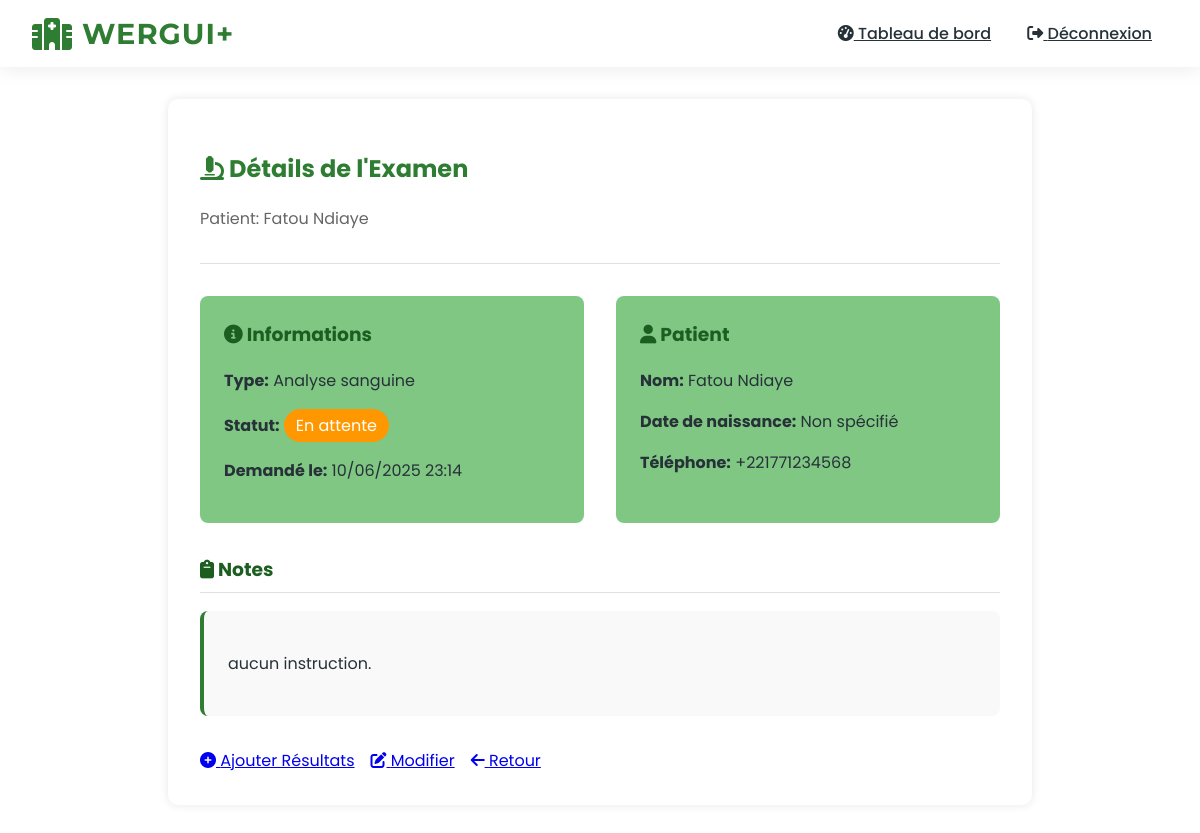
Screenshot of /doctor/view-exam-detail/1/ (signed in) with the database file from the repository.
### accounts/models.py (models this page shows, shortened)
class CustomUser(AbstractUser):
    ROLES = (
        ('DOCTOR', 'Médecin'),
        ('NURSE', 'Infirmier'),
        ('PHARMACIST', 'Pharmacien'),
        ('ADMIN', 'Administrateur'),
        ('PATIENT', 'Patient'),
    )
    role = models.CharField(max_length=15, choices=ROLES)
    phone_regex = RegexValidator(
        regex=r'^\+?1?\d{9,15}$',
        message="Le numéro de téléphone doit être au format: '+221771234567'."
    )
    phone_number = models.CharField(validators=[phone_regex], max_length=17, unique=True)
    is_verified = models.BooleanField(default=False)
    mfa_code = models.CharField(max_length=6, null=True, blank=True)
    mfa_code_created_at = models.DateTimeField(null=True, blank=True)
    groups = models.ManyToManyField(
        'auth.Group',
        verbose_name='groups',
        blank=True,
        help_text='The groups this user belongs to.',
        related_name="customuser_set",
        related_query_name="user",
    )
    user_permissions = models.ManyToManyField(
        'auth.Permission',
        verbose_name='user permissions',
        blank=True,
        help_text='Specific permissions for this user.',
        related_name="customuser_set",
        related_query_name="user",
    )

class MedicalExam(models.Model):
    EXAM_TYPES = (
        ('BLOOD', 'Analyse sanguine'),
        ('RADIO', 'Radiographie'),
        ('SCAN', 'Scanner'),
        ('OTHER', 'Autre'),
    )
    patient = models.ForeignKey(CustomUser, on_delete=models.CASCADE, related_name='exams')
    requested_by = models.ForeignKey(CustomUser, on_delete=models.CASCADE, related_name='requested_exams')
    exam_type = models.CharField(max_length=10, choices=EXAM_TYPES)
    requested_at = models.DateTimeField(auto_now_add=True)
    completed_at = models.DateTimeField(null=True, blank=True)
    results = models.TextField(blank=True)
    notes = models.TextField(blank=True)

### accounts/views.py (the view)
# urls.py: path('doctor/view-exam-detail/<int:exam_id>/', views.view_exam_detail, name='view_exam_detail'),
@login_required
@role_required('DOCTOR')
def view_exam_detail(request, exam_id):
    exam = get_object_or_404(MedicalExam, id=exam_id)
    if exam.requested_by != request.user:
        messages.error(request, "Vous n'avez pas accès à cet examen.")
        return redirect('view_exam_results')
    AuditLog.objects.create(
        user=request.user,
        action='VIEW',
        model='MedicalExam',
        object_id=exam.id,
        details=f"Consultation détail examen {exam.get_exam_type_display()} pour {exam.patient.get_full_name()}",
        ip_address=get_client_ip(request)
    )
    context = {
        'exam': exam,
        'patient': exam.patient,
    }
    return render(request, 'accounts/doctor/view_exam_detail.html', context)

### accounts/views.py (called while the page is built)
def role_required(*roles):
    def decorator(view_func):
        @wraps(view_func)
        def _wrapped_view(request, *args, **kwargs):
            if request.user.role not in roles:
                messages.error(request, "Vous n'avez pas la permission d'accéder à cette page.")
                return redirect('dashboard')
            return view_func(request, *args, **kwargs)
        return _wrapped_view
    return decorator

def get_client_ip(request):
    x_forwarded_for = request.META.get('HTTP_X_FORWARDED_FOR')
    if x_forwarded_for:
        ip = x_forwarded_for.split(',')[0]
    else:
        ip = request.META.get('REMOTE_ADDR')
    return ip

### accounts/templates/accounts/doctor/view_exam_detail.html (shortened to what this page needs)
{% extends "base.html" %}
{% block content %}
<div class="doctor-container" style="background: white; padding: 2rem; border-radius: 10px; box-shadow: 0 0 10px rgba(0,0,0,0.1); max-width: 800px; margin: 0 auto;">
    <div class="doctor-header" style="margin-bottom: 2rem; border-bottom: 1px solid #e0e0e0; padding-bottom: 1rem;">
        <h2 style="color: var(--medical-green);">
            <i class="fas fa-microscope"></i> Détails de l'Examen
        </h2>
        <p style="color: #666;">Patient: {{ patient.get_full_name }}</p>
    </div>
    <div class="exam-info" style="display: grid; grid-template-columns: 1fr 1fr; gap: 2rem; margin-bottom: 2rem;">
        <div class="info-card" style="background-color: var(--green-light); padding: 1.5rem; border-radius: 8px;">
            <h3 style="color: var(--green-dark); margin-top: 0;">
                <i class="fas fa-info-circle"></i> Informations
            </h3>
            <p><strong>Type:</strong> {{ exam.get_exam_type_display }}</p>
            <p><strong>Statut:</strong>
                <span class="status-badge" style="display: inline-block; padding: 0.25rem 0.75rem; border-radius: 50px; background-color: {% if exam.completed_at %}#4CAF50{% else %}#FF9800{% endif %}; color: white;">
                    {% if exam.completed_at %}Complété{% else %}En attente{% endif %}
                </span>
            </p>
            <p><strong>Demandé le:</strong> {{ exam.requested_at|date:"d/m/Y H:i" }}</p>
        </div>
        <div class="patient-card" style="background-color: var(--green-light); padding: 1.5rem; border-radius: 8px;">
            <h3 style="color: var(--green-dark); margin-top: 0;">
                <i class="fas fa-user"></i> Patient
            </h3>
            <p><strong>Nom:</strong> {{ patient.get_full_name }}</p>
            <p><strong>Date de naissance:</strong> {{ patient.birth_date|date:"d/m/Y"|default:"Non spécifié" }}</p>
            <p><strong>Téléphone:</strong> {{ patient.phone_number }}</p>
        </div>
    </div>
    <div class="exam-details" style="margin-bottom: 2rem;">
        <h3 style="color: var(--green-dark); border-bottom: 1px solid #e0e0e0; padding-bottom: 0.5rem;">
            <i class="fas fa-clipboard"></i> Notes
        </h3>
        <div style="background-color: #f9f9f9; padding: 1.5rem; border-radius: 8px; border-left: 4px solid var(--medical-green);">
            {{ exam.notes|linebreaks|default:"Aucune note" }}
        </div>
    </div>
    <div class="exam-actions" style="display: flex; gap: 1rem; margin-top: 2rem;">
        {% if not exam.completed_at %}
        <a href="{% url 'add_exam_results' exam.id %}" class="btn-pharmacist">
            <i class="fas fa-plus-circle"></i> Ajouter Résultats
        </a>
        {% endif %}
        <a href="{% url 'edit_exam' exam.id %}" class="btn-pharmacist-outline">
            <i class="fas fa-edit"></i> Modifier
        </a>
        <a href="{% url 'view_exam_results' %}" class="btn-pharmacist-outline">
            <i class="fas fa-arrow-left"></i> Retour
        </a>
    </div>
</div>
{% endblock %}

### templates/base.html (style rules this page uses)
:root { --medical-green: #2E7D32; --green-dark: #1B5E20; --green-light: #81C784; --white: #FFFFFF; --gray-light: #FAFAFA; --text-dark: #263238; }
body { font-family: 'Poppins', sans-serif; background-color: var(--white); color: var(--text-dark); margin: 0; overflow-x: hidden; }

### rows the page displays
CustomUser: get_full_name "Fatou Ndiaye", phone_number "+221771234568"
MedicalExam: exam_type "Analyse sanguine", requested_at "10/06/2025 23:14", notes "aucun instruction."

### other values shown
{{ patient.birth_date|date:"d/m/Y"|default:"Non spécifié" }} "Non spécifié"
